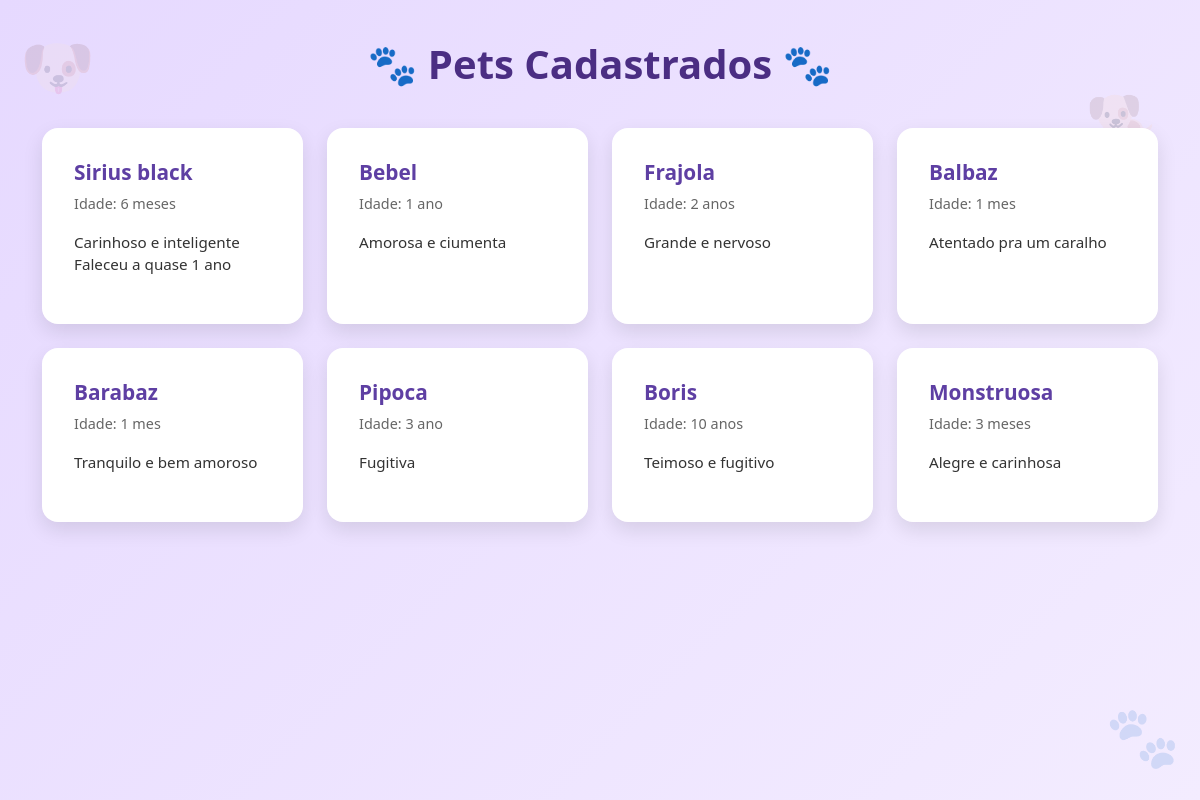
/pets/, run on the app's committed database.
### pets/models.py (models this page shows)
class Pet(models.Model):
    name = models.CharField(max_length=200)
    age = models.CharField(max_length=50)
    description = models.TextField(null=True, blank=True)
    alive = models.BooleanField(default=True)

### pets/views.py (the view)
# urls.py: path('pets/', lista_pets, name='lista_pets'),
def lista_pets(request):
    pets = Pet.objects.all()
    return render(request= request,
                  template_name='lista_pets.html',
                  context={'pets': pets})

### pets/templates/lista_pets.html (shortened to what this page needs)
<!DOCTYPE html>
<html lang="pt-br">
<head>
    <link href="https://cdn.jsdelivr.net/npm/bootstrap@5.3.3/dist/css/bootstrap.min.css" rel="stylesheet">
</head>
<body>
    <div class="dog top-left">🐶</div>
    <div class="dog top-right">🐕</div>
    <div class="dog bottom-right">🐾</div>
    <h1>🐾 Pets Cadastrados 🐾</h1>
    <div class="container position-relative z-1">
        <div class="row g-4">
            {% for pet in pets %}
                <div class="col-sm-6 col-md-4 col-lg-3">
                    <div class="card h-100 p-3">
                        <div class="card-body">
                            <h5 class="card-title">{{ pet.name }}</h5>
                            <p class="age">Idade: {{ pet.age }}</p>
                            {% if pet.description %}
                                <p class="description">{{ pet.description }}</p>
                            {% else %}
                                <p class="description fst-italic text-muted">
                                    Sem descrição
                                </p>
                            {% endif %}
                        </div>
                    </div>
                </div>
            {% empty %}
                <div class="col-12">
                    <div class="empty">
                        Nenhum pet cadastrado 🐕‍🦺
                    </div>
                </div>
            {% endfor %}
        </div>
    </div>
</body>
</html>

### pets/templates/lista_pets.html (style rules this page uses)
body { font-family: 'Segoe UI', Tahoma, Geneva, Verdana, sans-serif; background: linear-gradient(135deg, #e6d9ff, #f3ecff); min-height: 100vh; padding: 40px 20px; position: relative; overflow-x: hidden; }
.dog { position: fixed; font-size: 60px; opacity: 0.15; z-index: 0; }
.dog.top-left { top: 20px; left: 20px; }
.dog.bottom-right { bottom: 20px; right: 20px; }
.dog.top-right { top: 80px; right: 40px; }
h1 { text-align: center; margin-bottom: 40px; font-weight: bold; color: #4b2e83; position: relative; z-index: 1; }
.card { border: none; border-radius: 16px; box-shadow: 0 8px 20px rgba(0,0,0,0.1); transition: transform 0.2s ease, box-shadow 0.2s ease; background-color: #ffffff; }
.card-title { font-size: 1.3rem; font-weight: bold; color: #5e3fa3; }
.age { font-size: 0.9rem; color: #666; }
.description { font-size: 0.95rem; color: #333; }

### data on the page
Pet: name "Sirius black", age "6 meses", description "Carinhoso e inteligente Faleceu a quase 1 ano"
Pet: name "Bebel", age "1 ano", description "Amorosa e ciumenta"
Pet: name "Frajola", age "2 anos", description "Grande e nervoso"
Pet: name "Balbaz", age "1 mes", description "Atentado pra um caralho"
Pet: name "Barabaz", age "1 mes", description "Tranquilo e bem amoroso"
Pet: name "Pipoca", age "3 ano", description "Fugitiva"
Pet: name "Boris", age "10 anos", description "Teimoso e fugitivo"
Pet: name "Monstruosa", age "3 meses", description "Alegre e carinhosa"
